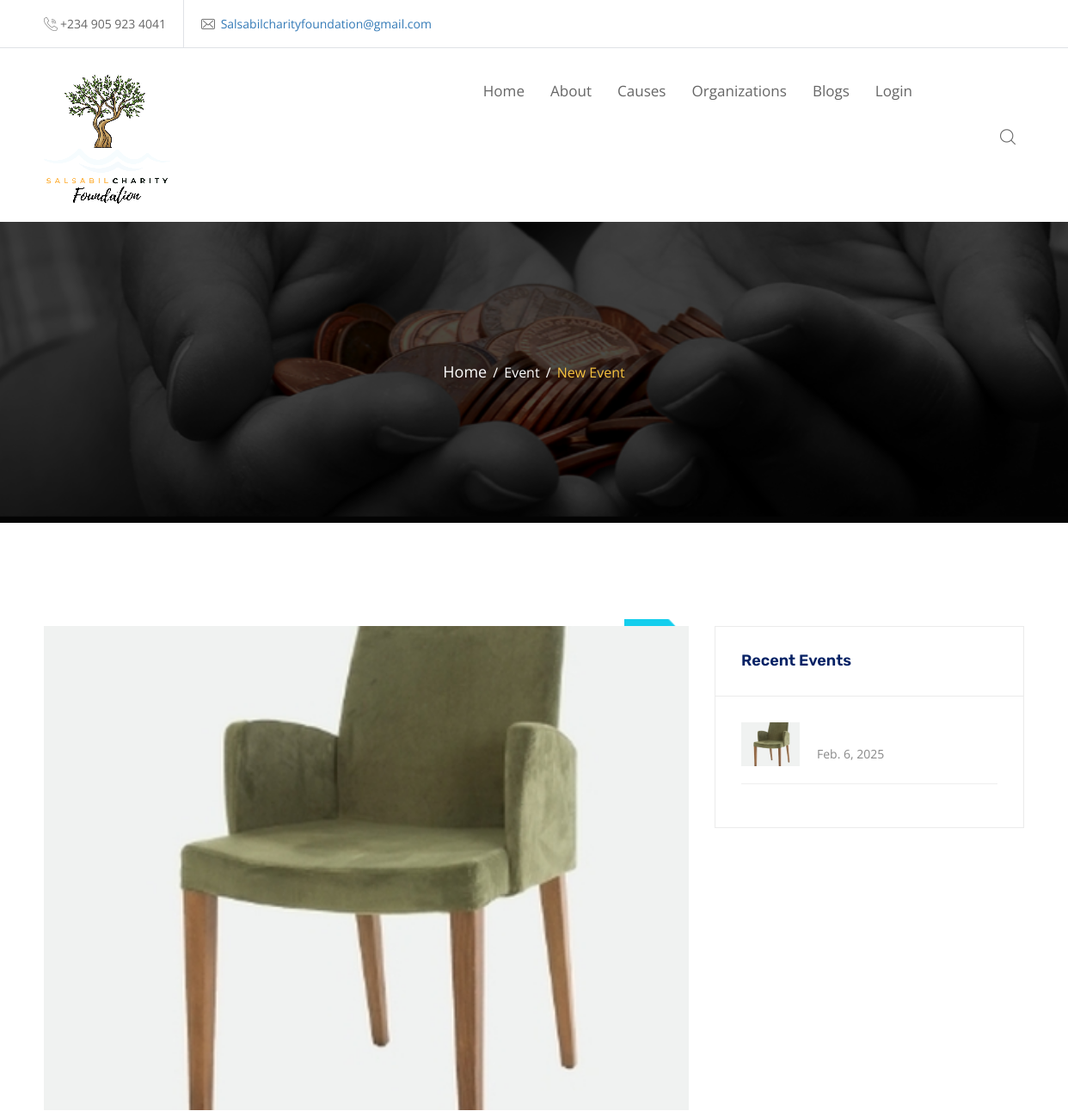
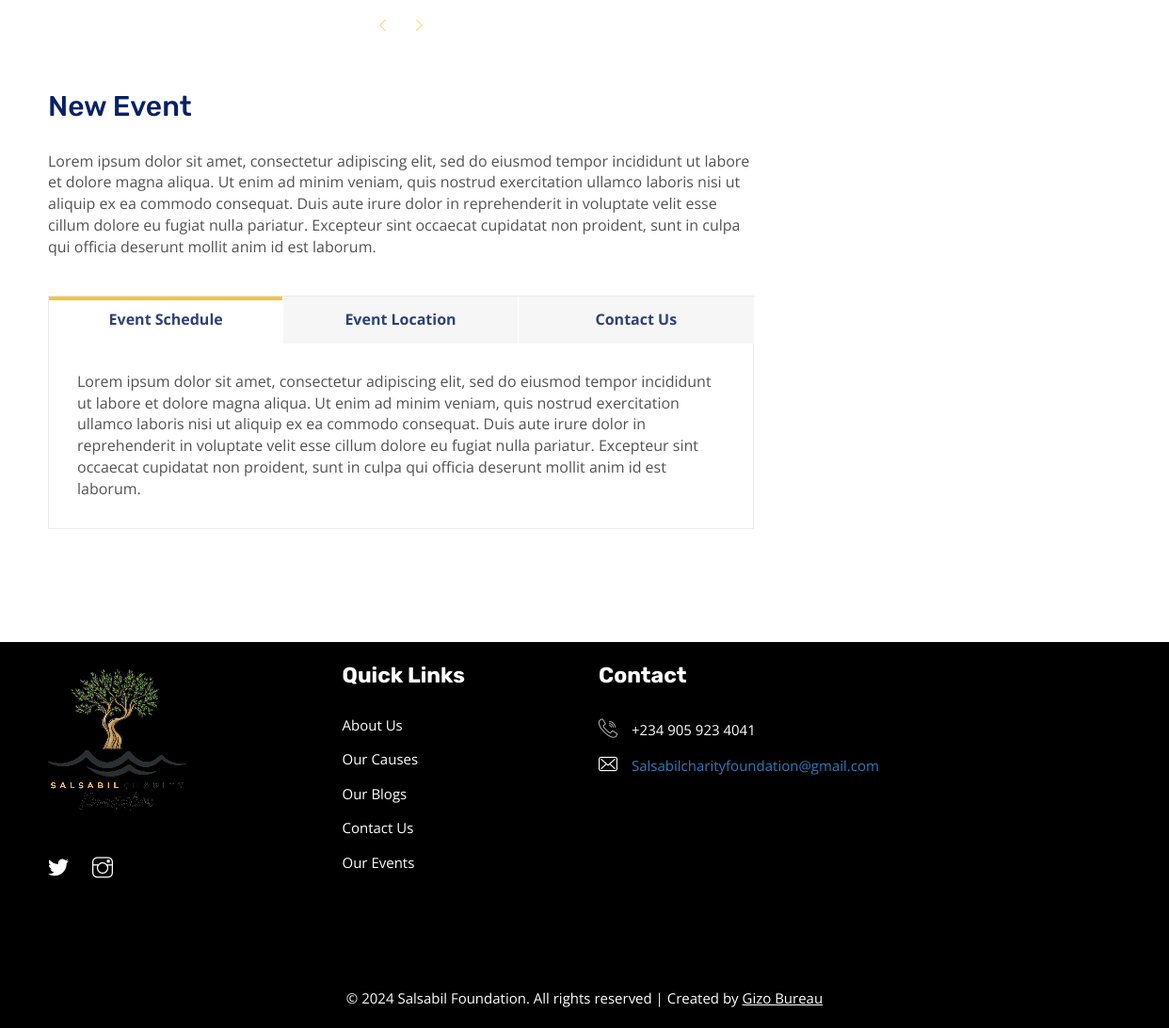
The page /event/new-event on the database its author committed (2 pictures, top to bottom).
### charity/models.py (models this page shows, shortened)
class Event(models.Model):
    slug = models.SlugField(max_length=150, blank=True, null=True)
    title = models.CharField(max_length=70)
    location = models.CharField(max_length=70)
    description = models.TextField()
    schedule = models.TextField()
    image_1 = ResizedImageField(size=[400, 300], quality=100, crop=['middle', 'center'], upload_to='events')
    image_2 = ResizedImageField(size=[400, 300], quality=100, crop=['middle', 'center'], upload_to='events', blank=True, null=True)
    image_3 = ResizedImageField(size=[400, 300], quality=100, crop=['middle', 'center'], upload_to='events', blank=True, null=True)
    image_4 = ResizedImageField(size=[400, 300], quality=100, crop=['middle', 'center'], upload_to='events', blank=True, null=True)
    image_5 = ResizedImageField(size=[400, 300], quality=100, crop=['middle', 'center'], upload_to='events', blank=True, null=True)
    image_6 = ResizedImageField(size=[400, 300], quality=100, crop=['middle', 'center'], upload_to='events', blank=True, null=True)
    time = models.TimeField(auto_now=False, auto_now_add=False)
    date = models.DateField(auto_now=False, auto_now_add=False)

### charity/views.py (the view)
# urls.py: path('event/<slug>', views.event_single, name="event"),
def event_single(request, slug):
    event = Event.objects.get(slug=slug)
    events = Event.objects.all().order_by('-date')[:5]
    context = {'event': event, 'events': events}
    return render(request, "event-single.html", context)

### templates/event-single.html (shortened to what this page needs)
{% extends "base.html" %}
{% block content %}
{% include "header.html" %}
        <div class="wpo-breadcumb-area">
            <div class="container">
                <div class="row">
                    <div class="col-12">
                        <div class="wpo-breadcumb-wrap">
                            <ul>
                                <li><a href="{% url 'home' %}">Home</a></li>
                                <li><span>Event</span></li>
                                <li><span>{{event.title|title}}</span></li>
                            </ul>
                        </div>
                    </div>
                </div>
            </div>
        </div>
        <div class="wpo-event-details-area section-padding">
            <div class="container">
                <div class="row">
                    <div class="col col-md-8">
                         <div class="wpo-event-item">
                            <div class="wpo-event-img">
                                <div class="entry-media post-slider">
                                    <img src="{{event.image_1.url}}" alt></a>
                                </div>
                                <div class="thumb-text">
                                    <span>{{event.date.day}}</span>
                                    <span>{{event.date|date:"M"}}</span>
                                </div>
                            </div>
                            <div class="wpo-event-details-text">
                                <h2>{{event.title|title}}</h2>
                                 {{event.description|capfirst}}
                            </div>
                            <div class="wpo-event-details-wrap">
                                <div class="wpo-event-details-tab">
                                    <ul class="nav nav-tabs">
                                        <li class="active"><a data-toggle="tab" href="#Schedule">Event Schedule</a></li>
                                        <li><a data-toggle="tab" href="#Map">Event Location</a></li>
                                        <li><a data-toggle="tab" href="#Contact">Contact Us</a></li>
                                    </ul>
                                </div>
                                <div class="wpo-event-details-content">
                                    <div class="tab-content">
                                        <div id="Schedule" class="tab-pane active">
                                            {{event.schedule|capfirst}}
                                        </div>
                                    </div>
                                </div>
                            </div>
                        </div>
                    </div>
                    <div class="col col-md-4">
                        <div class="wpo-blog-sidebar">
                            <div class="widget recent-post-widget">
                                <h3>Recent events</h3>
                                {% for event in events %}
                                <div class="posts">
                                    <div class="post">
                                        <div class="img-holder">
                                            <a href="{% url 'event' event.slug %}"><img src="{{event.image_1.url}}" alt>
                                        </div>
                                        <div class="details">
                                            <h4><a href="{% url 'event' event.slug %}">{{event.name|title}}</a></h4>
                                            <span class="date">{{event.date}}</span>
                                        </div>
                                    </div>
                                </div>
                                <hr>
                                {% endfor %}
                            </div>
                        </div>
                    </div>
                </div>
            </div>
        </div>
        <div class="wpo-ne-footer">
{% endblock content %}

### rows shown on the page
Event: title "New Event", image_1 (picture), description "Lorem ipsum dolor sit amet, consectetur adipiscing elit, sed do eiusmod tempor incididunt ut labore et dolore magna aliqua. Ut enim ad minim veniam, quis nostrud exercitation ullamco laboris nisi ut aliquip ex ea commodo consequat. Duis aute irure dolor in reprehenderit in voluptate velit esse cillum dolore eu fugiat nulla pariatur. Excepteur sint occaecat cupidatat non proident, sunt in culpa qui officia deserunt mollit anim id est laborum.", schedule "Lorem ipsum dolor sit amet, consectetur adipiscing elit, sed do eiusmod tempor incididunt ut labore et dolore magna aliqua. Ut enim ad minim veniam, quis nostrud exercitation ullamco laboris nisi ut aliquip ex ea commodo consequat. Duis aute irure dolor in reprehenderit in voluptate velit esse cillum dolore eu fugiat nulla pariatur. Excepteur sint occaecat cupidatat non proident, sunt in culpa qui officia deserunt mollit anim id est laborum.", date "Feb. 6, 2025"
